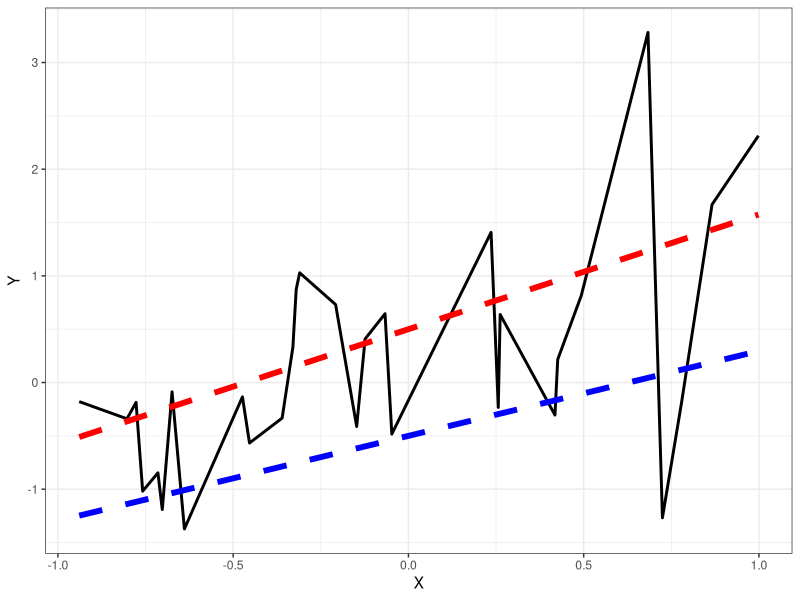

Generate this figure with R:

### Libraries (if necessary)
library(ggplot2)

set.seed(2023)

##### Question 1.A

## True Underlying Model
N = 30
x = runif(N, -1, 1)
e = rnorm(N, 0, 1)
y = 0.8 * x + e

## Fitted Models

g1.Mod = lm(y ~ 0 + x, offset = rep(0.5, N))

g2.Mod = lm(y ~ 0 + x, offset = rep(-0.5, N))

## Plot true model and overlay fitted models
colVec = c("blue", "red", "black")
lmPlotData = data.frame("X" = x,
                        "Y" = y,
                        "G1" = g1.Mod$fitted.values,
                        "G2" = g2.Mod$fitted.values,
                        "Color" = colVec)

pdf("lmPlot.pdf")
ggplot(lmPlotData, aes(x = X)) +
  geom_line(aes(y = Y), color = "black", size = 1, linetype = 1) +
  geom_line(aes(y = G1), color = "red", size = 2, linetype = 2) +
  geom_line(aes(y = G2), color = "blue", size = 2, linetype = 2) +
  theme_bw()
dev.off()

## Expected Performance using R^2

MSE = function(N, yhat, y){
  (1/N)*sum((yhat - y)^2)
}

summary(g1.Mod)
summary(g2.Mod)

G1.MSE = MSE(N, lmPlotData$G1, y)
G2.MSE = MSE(N, lmPlotData$G2, y)

##### Question 1.B

dataSize = 10000
dataMatX = matrix(0, nrow = 30, ncol = dataSize)
dataMatY = matrix(0, nrow = 30, ncol = dataSize)

for(i in 1:dataSize){
  xi = runif(N, -1, 1)
  dataMatX[, i] = xi
  ei = rnorm(N, 0, 1)
  yi = 0.8 * xi + ei
  dataMatY[, i] = yi
}

setSize = 5:25

for (j in setSize){
  
}


